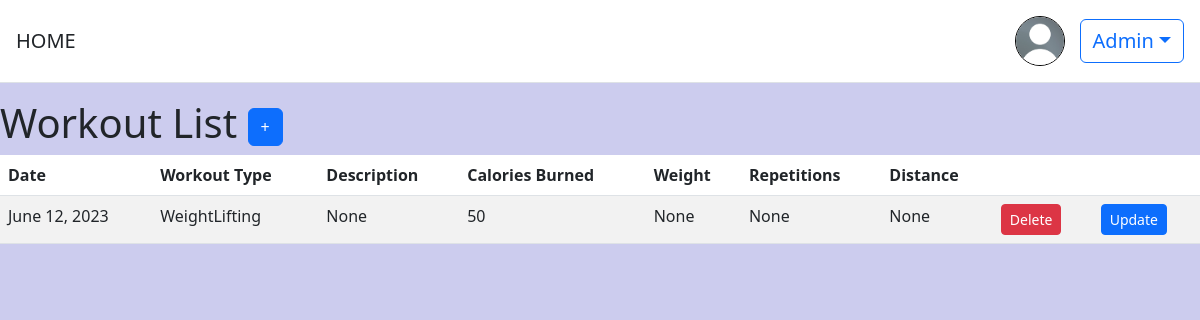
Page /workouts/ (signed in) on the earlier database version.
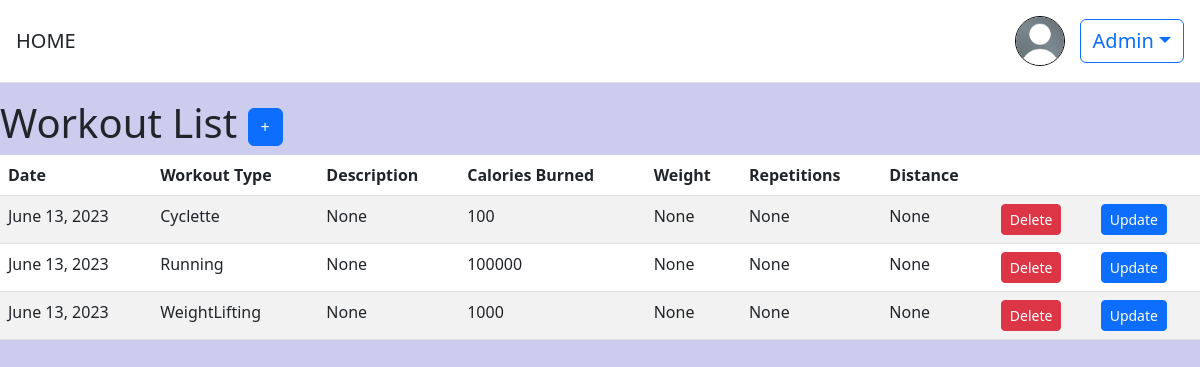
Same page on the later database version.
### workouts/models.py (models this page shows, shortened)
class Workout(models.Model):
    WORKOUT_TYPES = (
        ('Running', 'Running'),
        ('WeightLifting', 'Weight Lifting'),
        ('Cyclette', 'Cyclette'),
        ('Other', 'Other'),
    )
    date = models.DateField(auto_now_add=True)
    repetitions = models.IntegerField(null=True, blank=True)
    weight = models.DecimalField(max_digits=5, decimal_places=2, null=True, blank=True)
    calories_burned = models.IntegerField(null=False, blank=False)
    workout_type = models.CharField(max_length=20, choices=WORKOUT_TYPES)
    distance = models.DecimalField(max_digits=5, decimal_places=2, null=True, blank=True)
    descrizione = models.CharField(max_length=50, null=True, blank=True)
    utente = models.ForeignKey(settings.AUTH_USER_MODEL, on_delete=models.CASCADE, null=True, blank=True, default=None)
    goal = models.ForeignKey('obiettivi.GoalModel', on_delete=models.CASCADE, null=True, blank=True, default=None)

### workouts/views.py (the view)
# urls.py: path('', views.workout_list, name='workout_list'),
@login_required
def workout_list(request):
    workouts = Workout.objects.filter(utente=request.user)
    return render(request, 'workout_list.html', {'workouts': workouts})

### templates/workout_list.html (shortened to what this page needs)
{% extends "base.html" %}
{% block content %}
  <h1>
    Workout List
    <a href="{% url 'workouts' %}" class="btn btn-primary"> + </a>
  </h1>
 <div class="table-responsive" >
  <table class="table table-striped">
    <thead>
      <tr>
        <th>Date</th>
        <th>Workout Type</th>
        <th>Description</th>
        <th>Calories Burned</th>
        <th>Weight</th>
        <th>Repetitions</th>
        <th>Distance</th>
        <th></th>
        <th></th>
      </tr>
    </thead>
    <tbody>
      {% for workout in workouts %}
        <tr>
          <td>{{ workout.date }}</td>
          <td>{{ workout.workout_type }}</td>
          <td>{{ workout.descrizione }}</td>
          <td>{{ workout.calories_burned }}</td>
          <td>{{ workout.weight }}</td>
          <td>{{ workout.repetitions }}</td>
          <td>{{ workout.distance }}</td>
          <td>
            <form action="{% url 'delete' workout.pk %}" method="post">
              <button type="submit" class="btn btn-danger btn-sm">Delete</button>
            </form>
          </td>
          <td>
            <form action="{% url 'update' workout.pk %}" method="post">
              <button type="submit" class="btn btn-primary btn-sm">Update</button>
            </form>
          </td>
        </tr>
      {% empty %}
        <tr>
          <td colspan="8">No workouts found.</td>
        </tr>
      {% endfor %}
    </tbody>
  </table>
  </div>
{% endblock content %}

Differences in the rows shown:
removed Workout: date "June 12, 2023", workout_type "WeightLifting", descrizione "None", calories_burned "50", weight "None", repetitions "None", distance "None"
added Workout: date "June 13, 2023", workout_type "Cyclette", descrizione "None", calories_burned "100", weight "None", repetitions "None", distance "None"
added Workout: date "June 13, 2023", workout_type "Running", descrizione "None", calories_burned "100000", weight "None", repetitions "None", distance "None"
added Workout: date "June 13, 2023", workout_type "WeightLifting", descrizione "None", calories_burned "1000", weight "None", repetitions "None", distance "None"
